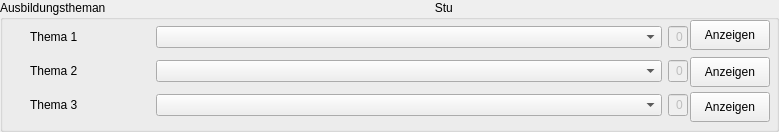
      <widget class="QGroupBox" name="groupBox">
       <property name="minimumSize">
        <size>
         <width>500</width>
         <height>125</height>
        </size>
       </property>
       <property name="styleSheet">
        <string notr="true">font: 10pt &quot;MS Shell Dlg 2&quot;;</string>
       </property>
       <property name="title">
        <string>Ausbildungstheman                                                                                                   Stunden</string>
       </property>
       <widget class="QWidget" name="verticalLayoutWidget">
        <property name="geometry">
         <rect>
          <x>30</x>
          <y>20</y>
          <width>658</width>
          <height>103</height>
         </rect>
        </property>
        <property name="styleSheet">
         <string notr="true">font: 10pt &quot;MS Shell Dlg 2&quot;;</string>
        </property>
        <layout class="QVBoxLayout" name="verticalLayout_6">
         <item>
          <layout class="QHBoxLayout" name="horizontalLayout_6">
           <item>
            <widget class="QLabel" name="label_14">
             <property name="minimumSize">
              <size>
               <width>120</width>
               <height>0</height>
              </size>
             </property>
             <property name="maximumSize">
              <size>
               <width>120</width>
               <height>40</height>
              </size>
             </property>
             <property name="styleSheet">
              <string notr="true">font: 10pt &quot;MS Shell Dlg 2&quot;;</string>
             </property>
             <property name="text">
              <string>Thema 1</string>
             </property>
            </widget>
           </item>
           <item>
            <widget class="QComboBox" name="comboBox_Thema1">
             <property name="minimumSize">
              <size>
               <width>350</width>
               <height>0</height>
              </size>
             </property>
             <property name="styleSheet">
              <string notr="true">font: 10pt &quot;MS Shell Dlg 2&quot;;</string>
             </property>
             <property name="editable">
              <bool>false</bool>
             </property>
             <item>
              <property name="text">
               <string/>
              </property>
             </item>
            </widget>
           </item>
           <item>
            <widget class="QLineEdit" name="sb_Thema1">
             <property name="enabled">
              <bool>false</bool>
             </property>
             <property name="maximumSize">
              <size>
               <width>20</width>
               <height>16777215</height>
              </size>
             </property>
             <property name="styleSheet">
              <string notr="true">font: 10pt &quot;MS Shell Dlg 2&quot;;</string>
             </property>
             <property name="text">
              <string>0</string>
             </property>
             <property name="alignment">
              <set>Qt::AlignRight|Qt::AlignTrailing|Qt::AlignVCenter</set>
             </property>
            </widget>
           </item>
          </layout>
         </item>
         <item>
          <layout class="QHBoxLayout" name="horizontalLayout_7">
           <item>
            <widget class="QLabel" name="label_18">
             <property name="minimumSize">
              <size>
               <width>120</width>
               <height>0</height>
              </size>
             </property>
             <property name="maximumSize">
              <size>
               <width>120</width>
               <height>40</height>
              </size>
             </property>
             <property name="styleSheet">
              <string notr="true">font: 10pt &quot;MS Shell Dlg 2&quot;;</string>
             </property>
             <property name="text">
              <string>Thema 2</string>
             </property>
            </widget>
           </item>
           <item>
            <widget class="QComboBox" name="comboBox_Thema2">
             <property name="minimumSize">
              <size>
               <width>350</width>
               <height>0</height>
              </size>
             </property>
             <property name="styleSheet">
              <string notr="true">font: 10pt &quot;MS Shell Dlg 2&quot;;</string>
             </property>
             <property name="editable">
              <bool>false</bool>
             </property>
             <item>
              <property name="text">
               <string/>
              </property>
             </item>
            </widget>
           </item>
           <item>
            <widget class="QLineEdit" name="sb_Thema2">
             <property name="enabled">
              <bool>false</bool>
             </property>
             <property name="maximumSize">
              <size>
               <width>20</width>
               <height>16777215</height>
              </size>
             </property>
             <property name="styleSheet">
              <string notr="true">font: 10pt &quot;MS Shell Dlg 2&quot;;</string>
             </property>
             <property name="text">
              <string>0</string>
             </property>
             <property name="alignment">
              <set>Qt::AlignRight|Qt::AlignTrailing|Qt::AlignVCenter</set>
             </property>
            </widget>
           </item>
          </layout>
         </item>
         <item>
          <layout class="QHBoxLayout" name="horizontalLayout_8">
           <item>
            <widget class="QLabel" name="label_17">
             <property name="minimumSize">
              <size>
               <width>120</width>
               <height>0</height>
              </size>
             </property>
             <property name="maximumSize">
              <size>
               <width>120</width>
               <height>16777215</height>
              </size>
             </property>
             <property name="styleSheet">
              <string notr="true">font: 10pt &quot;MS Shell Dlg 2&quot;;</string>
             </property>
             <property name="text">
              <string>Thema 3</string>
             </property>
            </widget>
           </item>
           <item>
            <widget class="QComboBox" name="comboBox_Thema3">
             <property name="enabled">
              <bool>true</bool>
             </property>
             <property name="minimumSize">
              <size>
               <width>350</width>
               <height>0</height>
              </size>
             </property>
             <property name="styleSheet">
              <string notr="true">font: 10pt &quot;MS Shell Dlg 2&quot;;</string>
             </property>
             <property name="editable">
              <bool>false</bool>
             </property>
             <item>
              <property name="text">
               <string/>
              </property>
             </item>
            </widget>
           </item>
           <item>
            <widget class="QLineEdit" name="sb_Thema3">
             <property name="enabled">
              <bool>false</bool>
             </property>
             <property name="maximumSize">
              <size>
               <width>20</width>
               <height>16777215</height>
              </size>
             </property>
             <property name="styleSheet">
              <string notr="true">font: 10pt &quot;MS Shell Dlg 2&quot;;</string>
             </property>
             <property name="text">
              <string>0</string>
             </property>
             <property name="alignment">
              <set>Qt::AlignRight|Qt::AlignTrailing|Qt::AlignVCenter</set>
             </property>
            </widget>
           </item>
          </layout>
         </item>
        </layout>
       </widget>
       <widget class="QPushButton" name="pushButton_Anzeigen_Thema1">
        <property name="geometry">
         <rect>
          <x>690</x>
          <y>20</y>
          <width>80</width>
          <height>30</height>
         </rect>
        </property>
        <property name="minimumSize">
         <size>
          <width>80</width>
          <height>30</height>
         </size>
        </property>
        <property name="maximumSize">
         <size>
          <width>80</width>
          <height>30</height>
         </size>
        </property>
        <property name="text">
         <string>Anzeigen</string>
        </property>
       </widget>
       <widget class="QPushButton" name="pushButton_Anzeigen_Thema2">
        <property name="geometry">
         <rect>
          <x>690</x>
          <y>57</y>
          <width>80</width>
          <height>30</height>
         </rect>
        </property>
        <property name="minimumSize">
         <size>
          <width>80</width>
          <height>30</height>
         </size>
        </property>
        <property name="maximumSize">
         <size>
          <width>80</width>
          <height>30</height>
         </size>
        </property>
        <property name="text">
         <string>Anzeigen</string>
        </property>
       </widget>
       <widget class="QPushButton" name="pushButton_Anzeigen_Thema3">
        <property name="geometry">
         <rect>
          <x>690</x>
          <y>92</y>
          <width>80</width>
          <height>30</height>
         </rect>
        </property>
        <property name="minimumSize">
         <size>
          <width>80</width>
          <height>30</height>
         </size>
        </property>
        <property name="maximumSize">
         <size>
          <width>80</width>
          <height>30</height>
         </size>
        </property>
        <property name="text">
         <string>Anzeigen</string>
        </property>
       </widget>
      </widget>
